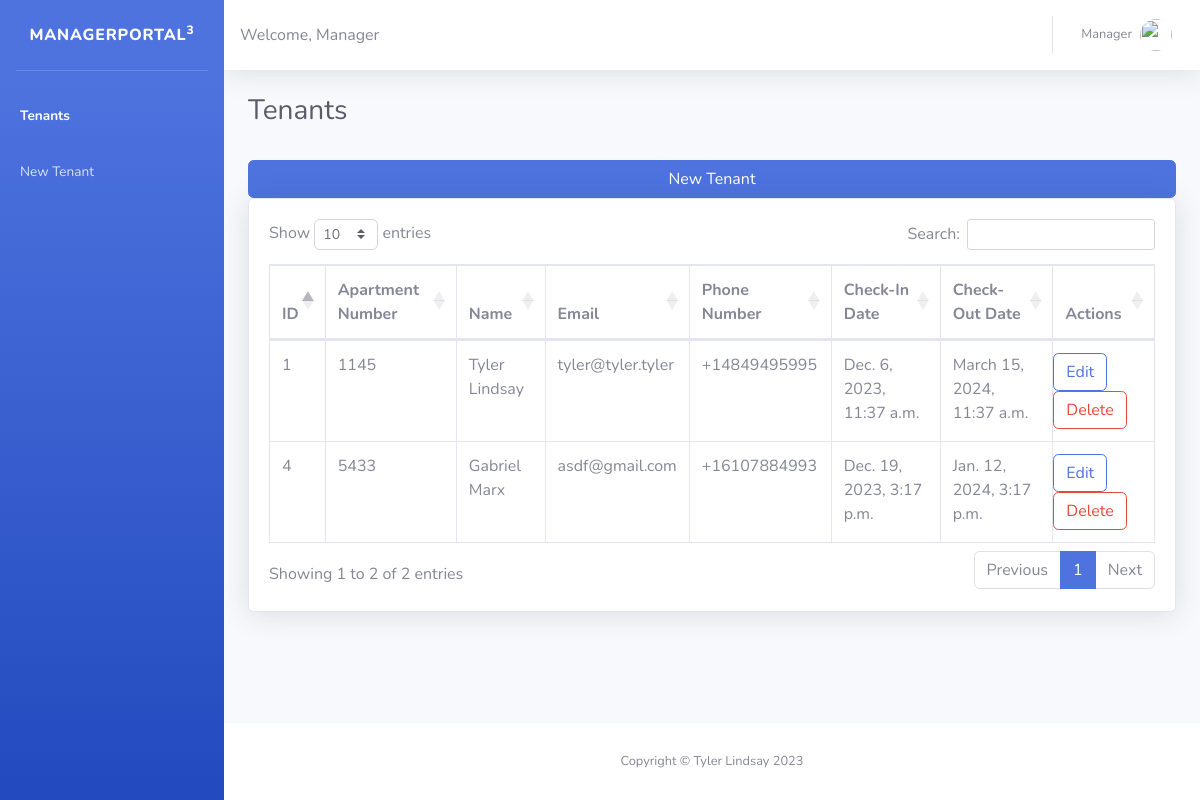
Screenshot of /tenants with the database file from the repository.
### maintenance_requests/models.py (models this page shows, shortened)
class Tenant(models.Model):
    name = models.CharField(max_length=100)
    phone = PhoneNumberField(null=False, blank=False, unique=True)
    email = models.EmailField(null=False, blank=False, unique=True)
    date_check_in = models.DateTimeField()
    date_check_out = models.DateTimeField()
    apartment = models.IntegerField()
    class Meta:
        ordering = ["apartment"]

### maintenance_requests/views.py (the view)
# urls.py: path('tenants', views.view_tenants, name="tenants"),
def view_tenants(request):
    tenants = Tenant.objects.all()
    context = {'tenants' : tenants}
    return render(request, 'manager_page.html', context)

### maintenance_requests/templates/manager_page.html (shortened to what this page needs)
<!DOCTYPE html>
<html lang="en">
<head>
    {% load static %}
    <link rel="stylesheet" type="text/css" href="https://cdnjs.cloudflare.com/ajax/libs/twitter-bootstrap/4.5.2/css/bootstrap.css">
    <link rel="stylesheet" type="text/css" href="https://cdn.datatables.net/1.13.7/css/dataTables.bootstrap4.min.css">
    <link href="{% static 'css/sb-admin-2.min.css' %}" rel="stylesheet">
</head>
<body id="page-top">
    <div id="wrapper">
        <ul class="navbar-nav bg-gradient-primary sidebar sidebar-dark accordion" id="accordionSidebar">
            <a class="sidebar-brand d-flex align-items-center justify-content-center" href="index.html">
                <div class="sidebar-brand-text mx-3">ManagerPortal<sup>3</sup></div>
            </a>
            <hr class="sidebar-divider">
            <li class="nav-item active">
                <a class="nav-link" href="tenants">
                    <span>Tenants</span></a>
            </li>
            <li class="nav-item">
                <a class="nav-link" href="new_tenant">
                    <span>New Tenant</span></a>
            </li>
        </ul>
        <div id="content-wrapper" class="d-flex flex-column">
            <div id="content">
                <nav class="navbar navbar-expand navbar-light bg-white topbar mb-4 static-top shadow">
                    <li class="navbar-nav no-arrow text-gray-600 large">
                        Welcome, Manager
                    </li>
                    <ul class="navbar-nav ml-auto">
                        <li class="nav-item dropdown no-arrow">
                            <a class="nav-link dropdown-toggle" href="#" id="userDropdown" role="button"
                                data-toggle="dropdown" aria-haspopup="true" aria-expanded="false">
                                <span class="mr-2 d-none d-lg-inline text-gray-600 small">Manager</span>
                                <img class="img-profile rounded-circle"
                                    src="{% static 'img/undraw_profile.svg' %}">
                            </a>
                        </li>
                    </ul>
                </nav>
                <div class="container-fluid">
                    <h1 class="h3 mb-2 text-gray-800">Tenants</h1><br>
                    <form action="new_tenant">
                        <button type="submit" class="col-12 btn btn-primary">New Tenant</button>
                    </form>
                    <div class="card shadow mb-4">
                        <div class="card-body">
                            <div class="table-responsive">
                                <table class="table table-bordered" id="tenantTable" width="100%">
                                    <thead>
                                        <tr>
                                            <th>ID</th>
                                            <th>Apartment Number</th>
                                            <th>Name</th>
                                            <th>Email</th>
                                            <th>Phone Number</th>
                                            <th>Check-In Date</th>
                                            <th>Check-Out Date</th>
                                            <th>Actions</th>
                                        </tr>
                                    </thead>
                                    <tbody>
                                    {% for tenant in tenants %}
                                        <tr>
                                            <td>{{tenant.id}}</td>
                                            <td>{{tenant.apartment}}</td>
                                            <td>{{tenant.name}}</td>
                                            <td>{{tenant.email}}</td>
                                            <td>{{tenant.phone}}</td>
                                            <td>{{tenant.date_check_in}}</td>
                                            <td>{{tenant.date_check_out}}</td>
                                            <td>
                                                <div class="row">
                                                    <form action="{% url 'edit_tenant' tenant.id %}" style="margin-right: 5px">
                                                        <button type="submit" class="btn btn-outline-primary">Edit</btn>
                                                    </form>
                                                    <form action="{% url 'delete_tenant' tenant.id %}">
                                                        <button type="submit" class="btn btn-outline-danger">Delete</btn>
                                                    </form>
                                                </div>
                                            </td>
                                        </tr>
                                    {% endfor %}
                                    </tbody>
                                </table>
                            </div>
                        </div>
                    </div>
                </div>
            </div>
            <footer class="sticky-footer bg-white">
                <div class="container my-auto">
                    <div class="copyright text-center my-auto">
                        <span>Copyright &copy; Tyler Lindsay 2023</span>
                    </div>
                </div>
            </footer>
        </div>
    </div>
</body>
</html>

### rows the page displays
Tenant: id "1", apartment "1145", name "Tyler Lindsay", email "tyler@tyler.tyler", phone "+14849495995", date_check_in "Dec. 6, 2023, 11:37 a.m.", date_check_out "March 15, 2024, 11:37 a.m."
Tenant: id "4", apartment "5433", name "Gabriel Marx", email "asdf@gmail.com", phone "+16107884993", date_check_in "Dec. 19, 2023, 3:17 p.m.", date_check_out "Jan. 12, 2024, 3:17 p.m."
